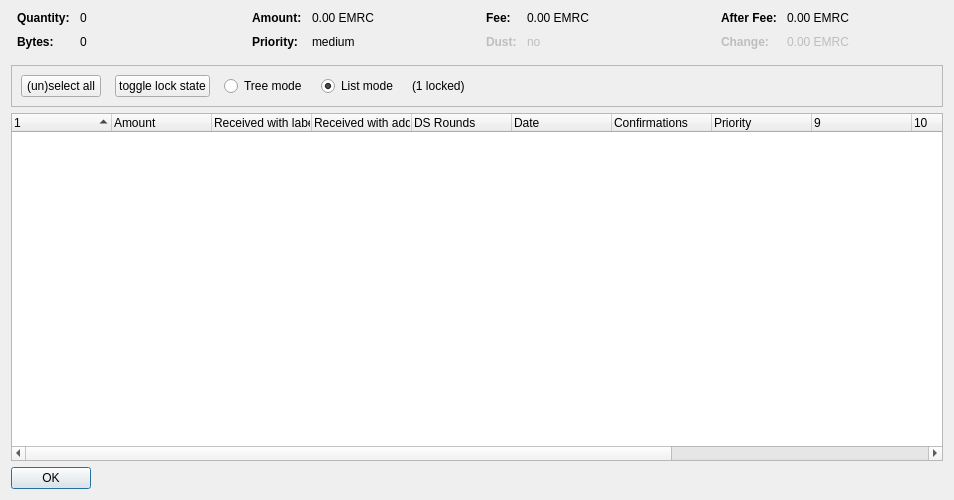
<?xml version="1.0" encoding="UTF-8"?>
<ui version="4.0">
 <class>CoinControlDialog</class>
 <widget class="QDialog" name="CoinControlDialog">
  <property name="geometry">
   <rect>
    <x>0</x>
    <y>0</y>
    <width>954</width>
    <height>500</height>
   </rect>
  </property>
  <property name="windowTitle">
   <string>Coin Selection</string>
  </property>
  <layout class="QVBoxLayout" name="verticalLayout">
   <item>
    <layout class="QHBoxLayout" name="horizontalLayoutTop" stretch="0,0,0,0">
     <property name="topMargin">
      <number>0</number>
     </property>
     <property name="bottomMargin">
      <number>10</number>
     </property>
     <item>
      <layout class="QFormLayout" name="formLayoutCoinControl1">
       <property name="horizontalSpacing">
        <number>10</number>
       </property>
       <property name="verticalSpacing">
        <number>10</number>
       </property>
       <property name="leftMargin">
        <number>6</number>
       </property>
       <property name="rightMargin">
        <number>6</number>
       </property>
       <item row="0" column="0">
        <widget class="QLabel" name="labelCoinControlQuantityText">
         <property name="font">
          <font>
           <weight>75</weight>
           <bold>true</bold>
          </font>
         </property>
         <property name="text">
          <string>Quantity:</string>
         </property>
        </widget>
       </item>
       <item row="0" column="1">
        <widget class="QLabel" name="labelCoinControlQuantity">
         <property name="cursor">
          <cursorShape>IBeamCursor</cursorShape>
         </property>
         <property name="contextMenuPolicy">
          <enum>Qt::ActionsContextMenu</enum>
         </property>
         <property name="text">
          <string notr="true">0</string>
         </property>
         <property name="textInteractionFlags">
          <set>Qt::LinksAccessibleByMouse|Qt::TextSelectableByKeyboard|Qt::TextSelectableByMouse</set>
         </property>
        </widget>
       </item>
       <item row="1" column="0">
        <widget class="QLabel" name="labelCoinControlBytesText">
         <property name="font">
          <font>
           <weight>75</weight>
           <bold>true</bold>
          </font>
         </property>
         <property name="text">
          <string>Bytes:</string>
         </property>
        </widget>
       </item>
       <item row="1" column="1">
        <widget class="QLabel" name="labelCoinControlBytes">
         <property name="cursor">
          <cursorShape>IBeamCursor</cursorShape>
         </property>
         <property name="contextMenuPolicy">
          <enum>Qt::ActionsContextMenu</enum>
         </property>
         <property name="text">
          <string notr="true">0</string>
         </property>
         <property name="textInteractionFlags">
          <set>Qt::LinksAccessibleByMouse|Qt::TextSelectableByKeyboard|Qt::TextSelectableByMouse</set>
         </property>
        </widget>
       </item>
      </layout>
     </item>
     <item>
      <layout class="QFormLayout" name="formLayoutCoinControl2">
       <property name="horizontalSpacing">
        <number>10</number>
       </property>
       <property name="verticalSpacing">
        <number>10</number>
       </property>
       <property name="leftMargin">
        <number>6</number>
       </property>
       <property name="rightMargin">
        <number>6</number>
       </property>
       <item row="0" column="0">
        <widget class="QLabel" name="labelCoinControlAmountText">
         <property name="font">
          <font>
           <weight>75</weight>
           <bold>true</bold>
          </font>
         </property>
         <property name="text">
          <string>Amount:</string>
         </property>
        </widget>
       </item>
       <item row="0" column="1">
        <widget class="QLabel" name="labelCoinControlAmount">
         <property name="cursor">
          <cursorShape>IBeamCursor</cursorShape>
         </property>
         <property name="contextMenuPolicy">
          <enum>Qt::ActionsContextMenu</enum>
         </property>
         <property name="text">
          <string notr="true">0.00 EMRC</string>
         </property>
         <property name="textInteractionFlags">
          <set>Qt::LinksAccessibleByMouse|Qt::TextSelectableByKeyboard|Qt::TextSelectableByMouse</set>
         </property>
        </widget>
       </item>
       <item row="1" column="0">
        <widget class="QLabel" name="labelCoinControlPriorityText">
         <property name="font">
          <font>
           <weight>75</weight>
           <bold>true</bold>
          </font>
         </property>
         <property name="text">
          <string>Priority:</string>
         </property>
        </widget>
       </item>
       <item row="1" column="1">
        <widget class="QLabel" name="labelCoinControlPriority">
         <property name="cursor">
          <cursorShape>IBeamCursor</cursorShape>
         </property>
         <property name="contextMenuPolicy">
          <enum>Qt::ActionsContextMenu</enum>
         </property>
         <property name="text">
          <string>medium</string>
         </property>
         <property name="textInteractionFlags">
          <set>Qt::LinksAccessibleByMouse|Qt::TextSelectableByKeyboard|Qt::TextSelectableByMouse</set>
         </property>
        </widget>
       </item>
      </layout>
     </item>
     <item>
      <layout class="QFormLayout" name="formLayoutCoinControl3">
       <property name="horizontalSpacing">
        <number>10</number>
       </property>
       <property name="verticalSpacing">
        <number>10</number>
       </property>
       <property name="leftMargin">
        <number>6</number>
       </property>
       <property name="rightMargin">
        <number>6</number>
       </property>
       <item row="0" column="0">
        <widget class="QLabel" name="labelCoinControlFeeText">
         <property name="font">
          <font>
           <weight>75</weight>
           <bold>true</bold>
          </font>
         </property>
         <property name="text">
          <string>Fee:</string>
         </property>
        </widget>
       </item>
       <item row="0" column="1">
        <widget class="QLabel" name="labelCoinControlFee">
         <property name="cursor">
          <cursorShape>IBeamCursor</cursorShape>
         </property>
         <property name="contextMenuPolicy">
          <enum>Qt::ActionsContextMenu</enum>
         </property>
         <property name="text">
          <string notr="true">0.00 EMRC</string>
         </property>
         <property name="textInteractionFlags">
          <set>Qt::LinksAccessibleByMouse|Qt::TextSelectableByKeyboard|Qt::TextSelectableByMouse</set>
         </property>
        </widget>
       </item>
       <item row="1" column="0">
        <widget class="QLabel" name="labelCoinControlLowOutputText">
         <property name="enabled">
          <bool>false</bool>
         </property>
         <property name="font">
          <font>
           <weight>75</weight>
           <bold>true</bold>
          </font>
         </property>
         <property name="text">
          <string>Dust:</string>
         </property>
        </widget>
       </item>
       <item row="1" column="1">
        <widget class="QLabel" name="labelCoinControlLowOutput">
         <property name="enabled">
          <bool>false</bool>
         </property>
         <property name="cursor">
          <cursorShape>IBeamCursor</cursorShape>
         </property>
         <property name="contextMenuPolicy">
          <enum>Qt::ActionsContextMenu</enum>
         </property>
         <property name="text">
          <string>no</string>
         </property>
         <property name="textInteractionFlags">
          <set>Qt::LinksAccessibleByMouse|Qt::TextSelectableByKeyboard|Qt::TextSelectableByMouse</set>
         </property>
        </widget>
       </item>
      </layout>
     </item>
     <item>
      <layout class="QFormLayout" name="formLayoutCoinControl4">
       <property name="horizontalSpacing">
        <number>10</number>
       </property>
       <property name="verticalSpacing">
        <number>10</number>
       </property>
       <property name="leftMargin">
        <number>6</number>
       </property>
       <property name="rightMargin">
        <number>6</number>
       </property>
       <item row="0" column="0">
        <widget class="QLabel" name="labelCoinControlAfterFeeText">
         <property name="font">
          <font>
           <weight>75</weight>
           <bold>true</bold>
          </font>
         </property>
         <property name="text">
          <string>After Fee:</string>
         </property>
        </widget>
       </item>
       <item row="0" column="1">
        <widget class="QLabel" name="labelCoinControlAfterFee">
         <property name="cursor">
          <cursorShape>IBeamCursor</cursorShape>
         </property>
         <property name="contextMenuPolicy">
          <enum>Qt::ActionsContextMenu</enum>
         </property>
         <property name="text">
          <string notr="true">0.00 EMRC</string>
         </property>
         <property name="textInteractionFlags">
          <set>Qt::LinksAccessibleByMouse|Qt::TextSelectableByKeyboard|Qt::TextSelectableByMouse</set>
         </property>
        </widget>
       </item>
       <item row="1" column="0">
        <widget class="QLabel" name="labelCoinControlChangeText">
         <property name="enabled">
          <bool>false</bool>
         </property>
         <property name="font">
          <font>
           <weight>75</weight>
           <bold>true</bold>
          </font>
         </property>
         <property name="text">
          <string>Change:</string>
         </property>
        </widget>
       </item>
       <item row="1" column="1">
        <widget class="QLabel" name="labelCoinControlChange">
         <property name="enabled">
          <bool>false</bool>
         </property>
         <property name="cursor">
          <cursorShape>IBeamCursor</cursorShape>
         </property>
         <property name="contextMenuPolicy">
          <enum>Qt::ActionsContextMenu</enum>
         </property>
         <property name="text">
          <string notr="true">0.00 EMRC</string>
         </property>
         <property name="textInteractionFlags">
          <set>Qt::LinksAccessibleByMouse|Qt::TextSelectableByKeyboard|Qt::TextSelectableByMouse</set>
         </property>
        </widget>
       </item>
      </layout>
     </item>
    </layout>
   </item>
   <item>
    <widget class="QFrame" name="frame">
     <property name="minimumSize">
      <size>
       <width>0</width>
       <height>40</height>
      </size>
     </property>
     <property name="frameShape">
      <enum>QFrame::StyledPanel</enum>
     </property>
     <property name="frameShadow">
      <enum>QFrame::Sunken</enum>
     </property>
     <layout class="QHBoxLayout" name="horizontalLayout">
      <item>
       <layout class="QHBoxLayout" name="horizontalLayoutPanel" stretch="0,0,0,0,0,0">
        <property name="spacing">
         <number>14</number>
        </property>
        <item>
         <widget class="QPushButton" name="pushButtonSelectAll">
          <property name="sizePolicy">
           <sizepolicy hsizetype="Maximum" vsizetype="Fixed">
            <horstretch>0</horstretch>
            <verstretch>0</verstretch>
           </sizepolicy>
          </property>
          <property name="text">
           <string>(un)select all</string>
          </property>
          <property name="autoDefault">
           <bool>false</bool>
          </property>
         </widget>
        </item>
        <item>
         <widget class="QPushButton" name="pushButtonToggleLock">
          <property name="sizePolicy">
           <sizepolicy hsizetype="Maximum" vsizetype="Fixed">
            <horstretch>0</horstretch>
            <verstretch>0</verstretch>
           </sizepolicy>
          </property>
          <property name="text">
           <string>toggle lock state</string>
          </property>
          <property name="autoDefault">
           <bool>false</bool>
          </property>
         </widget>
        </item>
        <item>
         <widget class="QRadioButton" name="radioTreeMode">
          <property name="sizePolicy">
           <sizepolicy hsizetype="Maximum" vsizetype="Fixed">
            <horstretch>0</horstretch>
            <verstretch>0</verstretch>
           </sizepolicy>
          </property>
          <property name="text">
           <string>Tree mode</string>
          </property>
         </widget>
        </item>
        <item>
         <widget class="QRadioButton" name="radioListMode">
          <property name="sizePolicy">
           <sizepolicy hsizetype="Maximum" vsizetype="Fixed">
            <horstretch>0</horstretch>
            <verstretch>0</verstretch>
           </sizepolicy>
          </property>
          <property name="text">
           <string>List mode</string>
          </property>
          <property name="checked">
           <bool>true</bool>
          </property>
         </widget>
        </item>
        <item>
         <widget class="QLabel" name="labelLocked">
          <property name="text">
           <string>(1 locked)</string>
          </property>
         </widget>
        </item>
        <item>
         <spacer name="horizontalSpacer">
          <property name="orientation">
           <enum>Qt::Horizontal</enum>
          </property>
          <property name="sizeHint" stdset="0">
           <size>
            <width>40</width>
            <height>20</height>
           </size>
          </property>
         </spacer>
        </item>
       </layout>
      </item>
     </layout>
    </widget>
   </item>
   <item>
    <widget class="CoinControlTreeWidget" name="treeWidget">
     <property name="contextMenuPolicy">
      <enum>Qt::CustomContextMenu</enum>
     </property>
     <property name="sortingEnabled">
      <bool>false</bool>
     </property>
     <property name="columnCount">
      <number>13</number>
     </property>
     <attribute name="headerShowSortIndicator" stdset="0">
      <bool>true</bool>
     </attribute>
     <attribute name="headerStretchLastSection">
      <bool>false</bool>
     </attribute>
     <column>
      <property name="text">
       <string/>
      </property>
     </column>
     <column>
      <property name="text">
       <string>Amount</string>
      </property>
     </column>
     <column>
      <property name="text">
       <string>Received with label</string>
      </property>
     </column>
     <column>
      <property name="text">
       <string>Received with address</string>
      </property>
     </column>
     <column>
      <property name="text">
       <string>DS Rounds</string>
      </property>
     </column>
     <column>
      <property name="text">
       <string>Date</string>
      </property>
     </column>
     <column>
      <property name="text">
       <string>Confirmations</string>
      </property>
      <property name="toolTip">
       <string>Confirmed</string>
      </property>
     </column>
     <column>
      <property name="text">
       <string>Priority</string>
      </property>
     </column>
     <column>
      <property name="text">
       <string/>
      </property>
     </column>
     <column>
      <property name="text">
       <string/>
      </property>
     </column>
     <column>
      <property name="text">
       <string/>
      </property>
     </column>
     <column>
      <property name="text">
       <string/>
      </property>
     </column>
     <column>
      <property name="text">
       <string/>
      </property>
     </column>
    </widget>
   </item>
   <item>
    <widget class="QDialogButtonBox" name="buttonBox">
     <property name="sizePolicy">
      <sizepolicy hsizetype="Maximum" vsizetype="Fixed">
       <horstretch>0</horstretch>
       <verstretch>0</verstretch>
      </sizepolicy>
     </property>
     <property name="orientation">
      <enum>Qt::Horizontal</enum>
     </property>
     <property name="standardButtons">
      <set>QDialogButtonBox::Ok</set>
     </property>
    </widget>
   </item>
  </layout>
 </widget>
 <customwidgets>
  <customwidget>
   <class>CoinControlTreeWidget</class>
   <extends>QTreeWidget</extends>
   <header>coincontroltreewidget.h</header>
  </customwidget>
 </customwidgets>
 <resources/>
 <connections/>
</ui>
